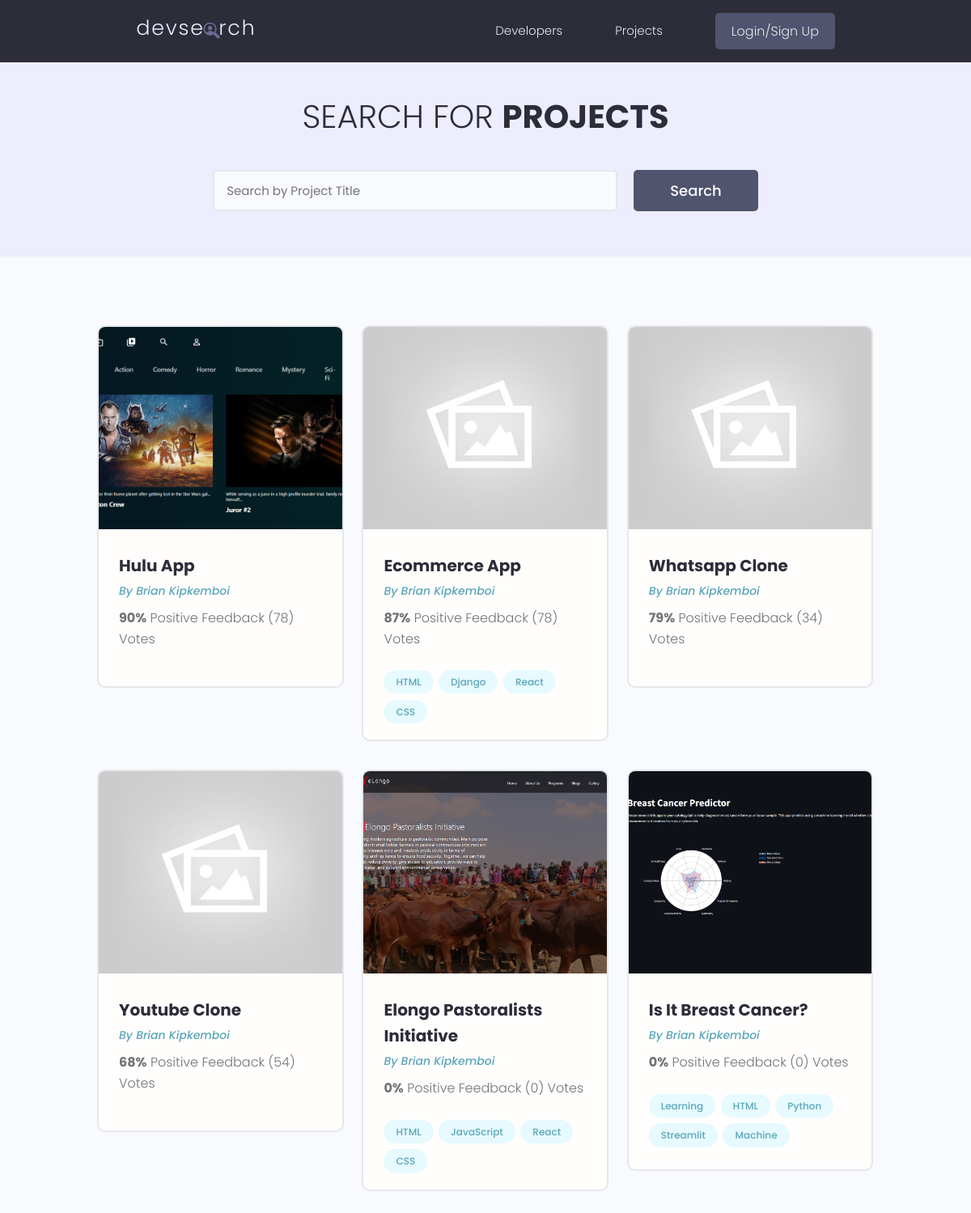
The page /projects/ on the database as committed earlier.
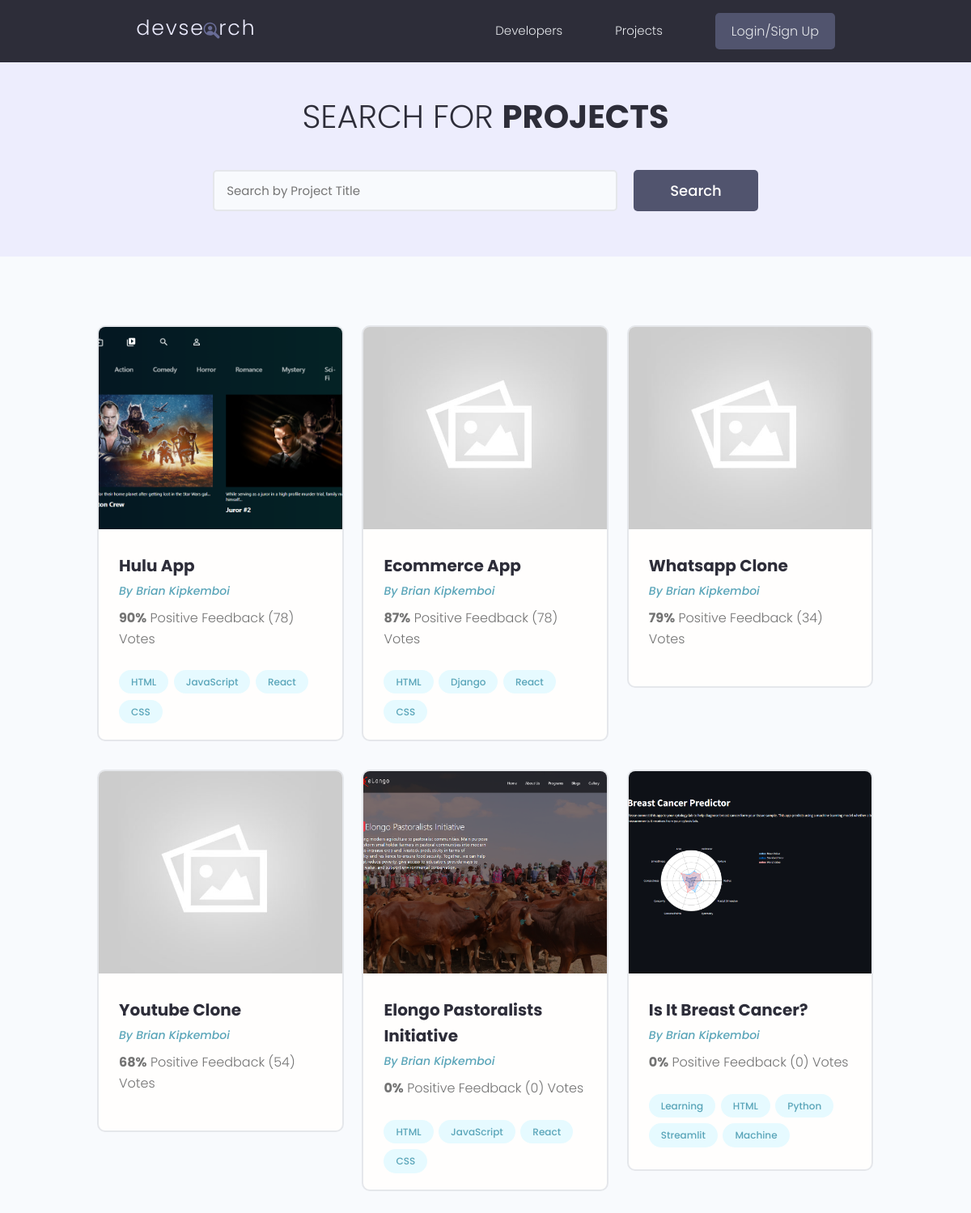
The same page on the database as committed later.
### projects/models.py (models this page shows, shortened)
class Project(models.Model):
    owner = models.ForeignKey(
        Profile, null=True, blank=True, on_delete=models.CASCADE)
    title = models.CharField(max_length=200)
    description = models.TextField(null=True, blank=True)
    featured_image = models.ImageField(
        null=True, blank=True, default="default.jpg")
    demo_link = models.CharField(max_length=2000, null=True, blank=True)
    source_link = models.CharField(max_length=2000, null=True, blank=True)
    tags = models.ManyToManyField('Tag', blank=True)
    vote_total = models.IntegerField(default=0, null=True, blank=True)
    vote_ratio = models.IntegerField(default=0, null=True, blank=True)
    created = models.DateTimeField(auto_now_add=True)
    id = models.UUIDField(default=uuid.uuid4, unique=True,
                          primary_key=True, editable=False)
    class Meta:
        ordering = ['-vote_ratio', '-vote_total', 'title']

class Tag(models.Model):
    name = models.CharField(max_length=200)
    created = models.DateTimeField(auto_now_add=True)
    id = models.UUIDField(default=uuid.uuid4, unique=True,
                          primary_key=True, editable=False)
    def __str__(self):
        return self.name

### users/models.py (models this page shows, shortened)
class Profile(models.Model):
    user = models.OneToOneField(
        User, on_delete=models.CASCADE, null=True, blank=True)
    name = models.CharField(max_length=200, blank=True, null=True)
    email = models.EmailField(max_length=500, blank=True, null=True)
    username = models.CharField(max_length=200, blank=True, null=True)
    location = models.CharField(max_length=200, blank=True, null=True)
    short_intro = models.CharField(max_length=200, blank=True, null=True)
    bio = models.TextField(blank=True, null=True)
    profile_image = models.ImageField(
        null=True, blank=True, upload_to='profiles/', default="profiles/user-default.png")
    social_github = models.CharField(max_length=200, blank=True, null=True)
    social_twitter = models.CharField(max_length=200, blank=True, null=True)
    social_linkedin = models.CharField(max_length=200, blank=True, null=True)
    social_youtube = models.CharField(max_length=200, blank=True, null=True)
    social_website = models.CharField(max_length=200, blank=True, null=True)
    created = models.DateTimeField(auto_now_add=True)
    id = models.UUIDField(default=uuid.uuid4, unique=True,
                          primary_key=True, editable=False)
    class Meta:
        ordering = ['created']

### projects/views.py (the view)
# urls.py: path('projects/', views.getProjects),
def projects(request):
    projects, search_query = searchProjects(request)
    custom_range, projects = paginateProjects(request, projects, 6)
    context = {'projects': projects,
               'search_query': search_query, 'custom_range': custom_range}
    return render(request, 'projects/projects.html', context)

### projects/utils.py (called while the page is built)
def paginateProjects(request, projects, results):
    page = request.GET.get('page')
    paginator = Paginator(projects, results)
    try:
        projects = paginator.page(page)
    except PageNotAnInteger:
        page = 1
        projects = paginator.page(page)
    except EmptyPage:
        page = paginator.num_pages
        projects = paginator.page(page)
    leftIndex = (int(page) - 4)
    if leftIndex < 1:
        leftIndex = 1
    rightIndex = (int(page) + 5)
    if rightIndex > paginator.num_pages:
        rightIndex = paginator.num_pages + 1
    custom_range = range(leftIndex, rightIndex)
    return custom_range, projects

def searchProjects(request):
    search_query = ''
    if request.GET.get('search_query'):
        search_query = request.GET.get('search_query')
    tags = Tag.objects.filter(name__icontains=search_query)
    projects = Project.objects.distinct().filter(
        Q(title__icontains=search_query) |
        Q(description__icontains=search_query) |
        Q(owner__name__icontains=search_query) |
        Q(tags__in=tags)
    )
    return projects, search_query

### projects/templates/projects/projects.html (shortened to what this page needs)
{% extends 'main.html' %}
{% block content %}
<main class="projects">
    <section class="hero-section text-center">
        <div class="container container--narrow">
            <div class="hero-section__box">
                <h2>Search for <span>Projects</span></h2>
            </div>
            <div class="hero-section__search">
                <form id='searchForm' class="form" action="{% url 'projects' %}" method="get">
                    <div class="form__field">
                        <input class="input input--text" id="formInput#search" type="text" name="search_query"
                            placeholder="Search by Project Title" value="{{search_query}}" />
                    </div>
                    <input class="btn btn--sub btn--lg" type="submit" value="Search" />
                </form>
            </div>
        </div>
    </section>
    <section class="projectsList">
        <div class="container">
            <div class="grid grid--three">
                {% for project in projects %}
                <div class="column">
                    <div class="card project">
                        <a href="{% url 'project' project.id %}" class="project">
                            <img class="project__thumbnail" src="{{project.featured_image.url}}" alt="project thumbnail" />
                            <div class="card__body">
                                <h3 class="project__title">{{project.title}}</h3>
                                <p><a class="project__author" href="{% url 'project' project.owner.id %}">By
                                        {{project.owner.name}}</a>
                                </p>
                                <p class="project--rating">
                                    <span style="font-weight: bold;">{{project.vote_ratio}}%</span> Positive
                                    Feedback ({{project.vote_total}}) Vote{{project.vote_total|pluralize:"s"}}
                                </p>
                                <div class="project__tags">
                                    {% for tag in project.tags.all %}
                                    <span class="tag tag--pill tag--main">
                                        <small>{{tag}}</small>
                                    </span>
                                    {% endfor %}
                                </div>
                            </div>
                        </a>
                    </div>
                </div>
                {% endfor %}
            </div>
        </div>
    </section>
</main>
{% endblock %}

Rows that differ between the two databases and show on the page:
changed Project "Hulu App": gains Tag (name "HTML"); gains Tag (name "JavaScript"); gains Tag (name "React"); gains Tag (name "CSS")
